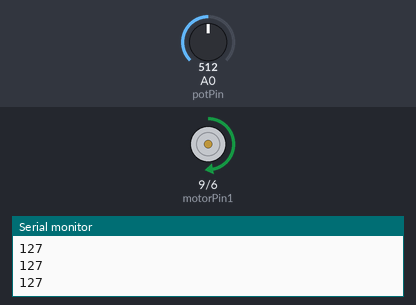
The sketch below on a simulated Arduino Uno, built with avr-gcc and run on an emulated ATmega328P. Shown: motor-driver pin pairs drawn as motors (green arrow = first pin HIGH = forward, orange = second pin HIGH = backward, longer = more drive), the last lines printed to the serial monitor. The test bench sets the inputs (shaded band); at power-on: A0 (potPin) = 512.

Above: at 1.2 s.
1.3 s: A0 (potPin) set to 716
At 1.8 s:
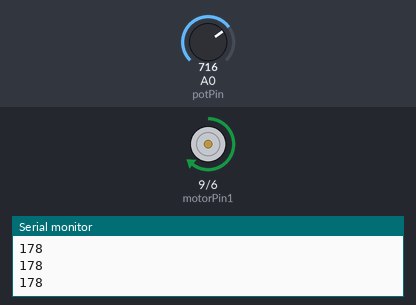
2.8 s: A0 (potPin) set to 900
At 3.1 s:
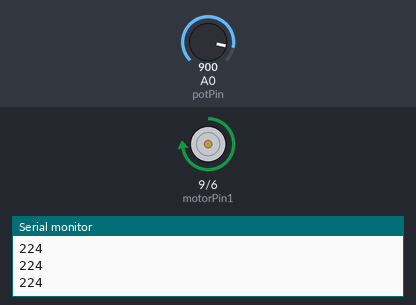
4.3 s: A0 (potPin) set to 122
At 5.5 s:
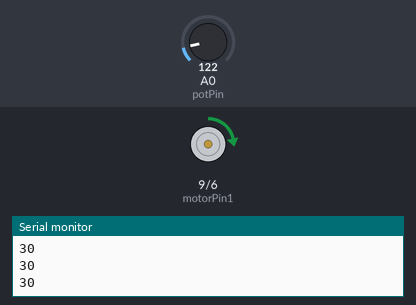
5.8 s: A0 (potPin) set to 0
At 7.0 s:
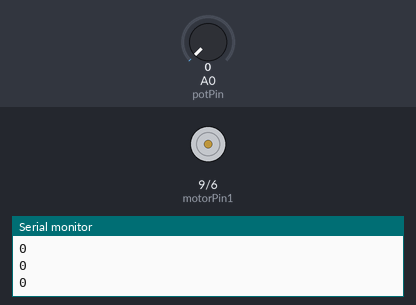
7.3 s: A0 (potPin) set to 511
At 8.3 s:
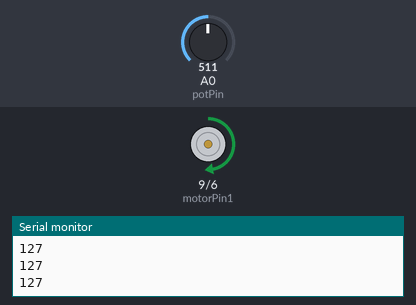
Timing chart, 0 to 9.8 s (numbered marks = the images above; inputs shaded):
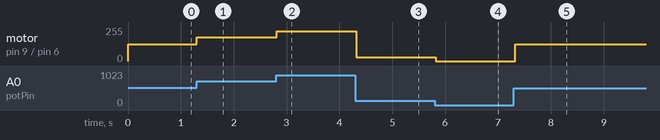

The sketch:

DC_Motor_Speed_Control.ino
```cpp
// DC motor speed control with a potentiometer through the L293D
// pot on A0, PWM on pin 9 (input 1), pin 6 stays LOW (input 2)

int potPin = A0;
int motorPin1 = 9;
int motorPin2 = 6;
int potValue;
int motorValue;

void setup() {
  pinMode(motorPin1, OUTPUT);
  pinMode(motorPin2, OUTPUT);
  Serial.begin(9600);
}

void loop() {
  potValue = analogRead(potPin);
  motorValue = map(potValue, 0, 1023, 0, 255);

  analogWrite(motorPin1, motorValue);
  digitalWrite(motorPin2, LOW);

  Serial.println(motorValue);
  delay(100);
}
```

Measured:
- after the input at 1.3 s, motor on pin 9 (motorPin1) / pin 6 (motorPin2): forward 127/255 → forward 178/255 at once
- after the input at 2.8 s, motor on pin 9 (motorPin1) / pin 6 (motorPin2): forward 178/255 → forward 224/255 at once
- after the input at 4.3 s, motor on pin 9 (motorPin1) / pin 6 (motorPin2): forward 224/255 → forward 30/255 at once
- after the input at 5.8 s, motor on pin 9 (motorPin1) / pin 6 (motorPin2): forward 30/255 → stopped at once
- after the input at 7.3 s, motor on pin 9 (motorPin1) / pin 6 (motorPin2): stopped → forward 127/255 at once
